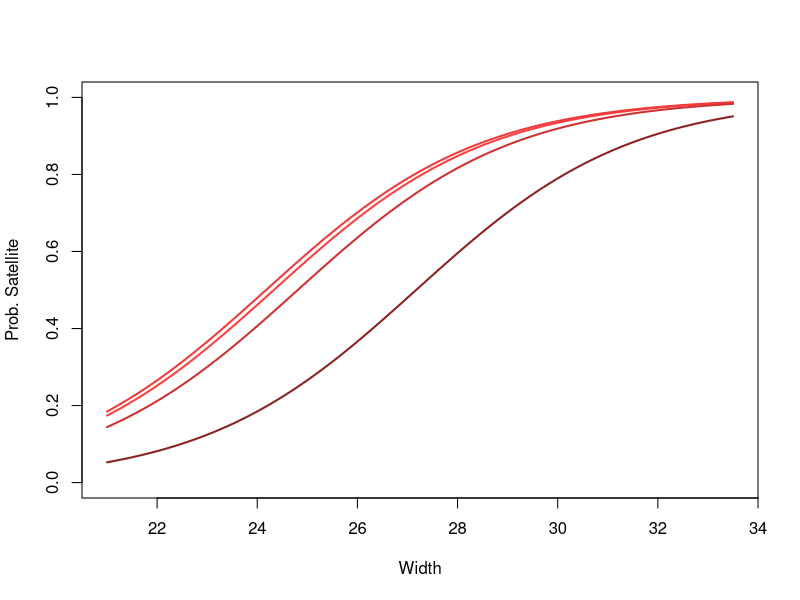

This chart was generated by the following R code:
### Example 5.4:  Horseshoe Crab Data (Mixed Predictors)

horseshoe <- read.table("horseshoe.txt", header=TRUE)

head(horseshoe)

# horseshoe <- transform(horseshoe, color.cat = factor(color))


### Logistic Regression on Color (categorical) and Width

hsfit <- glm(y ~ factor(color) + width, family=binomial, data=horseshoe)

summary(hsfit)

drop1(hsfit, test="Chisq")

  # color not quite significant


### Goodness-of-Fit Test

1 - pchisq(deviance(hsfit), df.residual(hsfit))


### Logistic Regression Curves by Color

plot(y ~ width, data=horseshoe, xlab="Width", ylab="Prob. Satellite", 
     type="n")
curve(predict(hsfit, data.frame(color=2,width=x), type="response"),
      col="brown1", add=TRUE, lwd=2)
curve(predict(hsfit, data.frame(color=3,width=x), type="response"),
      col="brown2", add=TRUE, lwd=2)
curve(predict(hsfit, data.frame(color=4,width=x), type="response"),
      col="brown3", add=TRUE, lwd=2)
curve(predict(hsfit, data.frame(color=5,width=x), type="response"),
      col="brown4", add=TRUE, lwd=2)

  # note: curves have same shape, different shift


### For comparison, use original scores (2,3,4,5) for color

hsfit2 <- glm(y ~ color + width, family=binomial, data=horseshoe)

summary(hsfit2)

drop1(hsfit2, test="Chisq")

  # now color is significant
